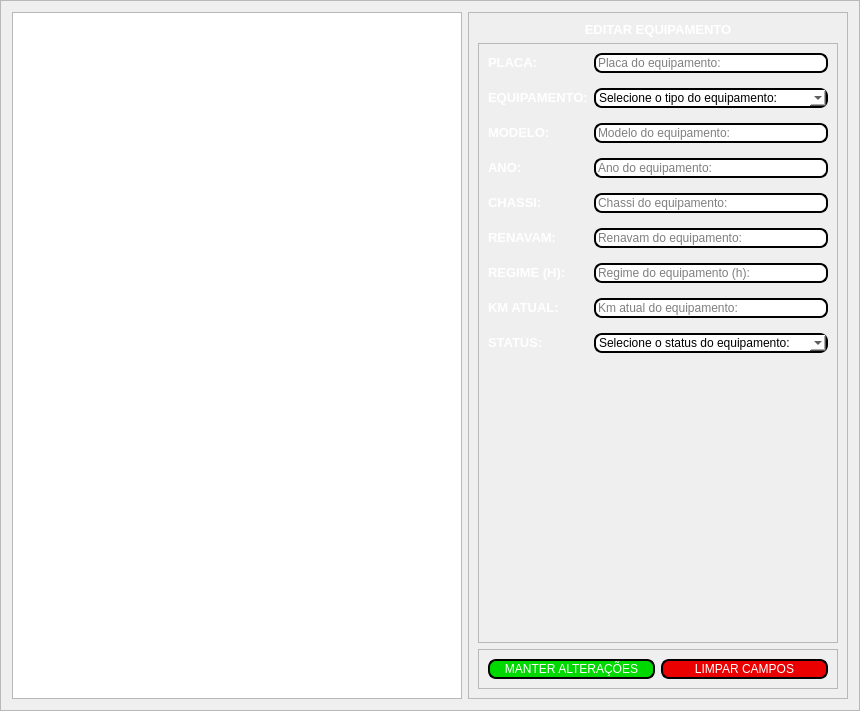
            <widget class="QFrame" name="frame_equipamento_info">
             <property name="minimumSize">
              <size>
               <width>0</width>
               <height>400</height>
              </size>
             </property>
             <property name="frameShape">
              <enum>QFrame::StyledPanel</enum>
             </property>
             <property name="frameShadow">
              <enum>QFrame::Raised</enum>
             </property>
             <layout class="QHBoxLayout" name="horizontalLayout_42">
              <item>
               <widget class="QTreeWidget" name="tree_equipamento_info">
                <property name="minimumSize">
                 <size>
                  <width>450</width>
                  <height>0</height>
                 </size>
                </property>
                <property name="font">
                 <font>
                  <pointsize>16</pointsize>
                 </font>
                </property>
                <property name="styleSheet">
                 <string notr="true">QTreeWidget::item{
	color: white;
}</string>
                </property>
                <property name="headerHidden">
                 <bool>true</bool>
                </property>
                <column>
                 <property name="text">
                  <string notr="true">1</string>
                 </property>
                </column>
               </widget>
              </item>
              <item>
               <widget class="QFrame" name="frame_equipamento_edit">
                <property name="minimumSize">
                 <size>
                  <width>380</width>
                  <height>0</height>
                 </size>
                </property>
                <property name="frameShape">
                 <enum>QFrame::StyledPanel</enum>
                </property>
                <property name="frameShadow">
                 <enum>QFrame::Raised</enum>
                </property>
                <layout class="QVBoxLayout" name="verticalLayout_18">
                 <item>
                  <widget class="QLabel" name="lbl_equipamento_edit_titulo">
                   <property name="text">
                    <string>&lt;html&gt;&lt;head/&gt;&lt;body&gt;&lt;p align=&quot;center&quot;&gt;&lt;span style=&quot; font-size:10pt; font-weight:600; color:#ffffff;&quot;&gt;EDITAR EQUIPAMENTO&lt;/span&gt;&lt;/p&gt;&lt;/body&gt;&lt;/html&gt;</string>
                   </property>
                  </widget>
                 </item>
                 <item>
                  <widget class="QFrame" name="frame_equipamentos_edit_info">
                   <property name="minimumSize">
                    <size>
                     <width>0</width>
                     <height>600</height>
                    </size>
                   </property>
                   <property name="frameShape">
                    <enum>QFrame::StyledPanel</enum>
                   </property>
                   <property name="frameShadow">
                    <enum>QFrame::Raised</enum>
                   </property>
                   <layout class="QFormLayout" name="formLayout_8">
                    <property name="verticalSpacing">
                     <number>15</number>
                    </property>
                    <item row="0" column="0">
                     <widget class="QLabel" name="lbl_equipamento_edit_placa">
                      <property name="text">
                       <string>&lt;html&gt;&lt;head/&gt;&lt;body&gt;&lt;p&gt;&lt;span style=&quot; font-size:10pt; font-weight:600; color:#ffffff;&quot;&gt;PLACA:&lt;/span&gt;&lt;/p&gt;&lt;/body&gt;&lt;/html&gt;</string>
                      </property>
                     </widget>
                    </item>
                    <item row="0" column="1">
                     <widget class="QLineEdit" name="edit_equipamento_edit_placa">
                      <property name="styleSheet">
                       <string notr="true">border-radius: 8px;
border:  2px solid black;
background-color: rgb(255, 255, 255);</string>
                      </property>
                      <property name="placeholderText">
                       <string>Placa do equipamento:</string>
                      </property>
                     </widget>
                    </item>
                    <item row="1" column="0">
                     <widget class="QLabel" name="lbl_equipamento_edit_equipamento">
                      <property name="text">
                       <string>&lt;html&gt;&lt;head/&gt;&lt;body&gt;&lt;p&gt;&lt;span style=&quot; font-size:10pt; font-weight:600; color:#ffffff;&quot;&gt;EQUIPAMENTO:&lt;/span&gt;&lt;/p&gt;&lt;/body&gt;&lt;/html&gt;</string>
                      </property>
                     </widget>
                    </item>
                    <item row="1" column="1">
                     <widget class="QComboBox" name="box_equipamento_edit_equipamento">
                      <property name="styleSheet">
                       <string notr="true">border-radius: 8px;
border:  2px solid black;
background-color: rgb(255, 255, 255);</string>
                      </property>
                      <item>
                       <property name="text">
                        <string>Selecione o tipo do equipamento:</string>
                       </property>
                      </item>
                      <item>
                       <property name="text">
                        <string>MUNCK</string>
                       </property>
                      </item>
                      <item>
                       <property name="text">
                        <string>CAVALO_MECANICO</string>
                       </property>
                      </item>
                      <item>
                       <property name="text">
                        <string>CAVALO_MUNCK</string>
                       </property>
                      </item>
                      <item>
                       <property name="text">
                        <string>GUINDASTE</string>
                       </property>
                      </item>
                      <item>
                       <property name="text">
                        <string>POLIGUINDASTE</string>
                       </property>
                      </item>
                      <item>
                       <property name="text">
                        <string>TANQUE</string>
                       </property>
                      </item>
                      <item>
                       <property name="text">
                        <string>VÁCUO</string>
                       </property>
                      </item>
                      <item>
                       <property name="text">
                        <string>PIPA</string>
                       </property>
                      </item>
                      <item>
                       <property name="text">
                        <string>CARRETA</string>
                       </property>
                      </item>
                      <item>
                       <property name="text">
                        <string>EMPILHADEIRA</string>
                       </property>
                      </item>
                      <item>
                       <property name="text">
                        <string>PA_CARREGADEIRA</string>
                       </property>
                      </item>
                      <item>
                       <property name="text">
                        <string>PTA</string>
                       </property>
                      </item>
                      <item>
                       <property name="text">
                        <string>VAN</string>
                       </property>
                      </item>
                      <item>
                       <property name="text">
                        <string>GOL</string>
                       </property>
                      </item>
                      <item>
                       <property name="text">
                        <string>SPIN</string>
                       </property>
                      </item>
                      <item>
                       <property name="text">
                        <string>MOBI</string>
                       </property>
                      </item>
                     </widget>
                    </item>
                    <item row="2" column="0">
                     <widget class="QLabel" name="lbl_equipamento_edit_modelo">
                      <property name="text">
                       <string>&lt;html&gt;&lt;head/&gt;&lt;body&gt;&lt;p&gt;&lt;span style=&quot; font-size:10pt; font-weight:600; color:#ffffff;&quot;&gt;MODELO:&lt;/span&gt;&lt;/p&gt;&lt;/body&gt;&lt;/html&gt;</string>
                      </property>
                     </widget>
                    </item>
                    <item row="2" column="1">
                     <widget class="QLineEdit" name="edit_equipamento_edit_modelo">
                      <property name="styleSheet">
                       <string notr="true">border-radius: 8px;
border:  2px solid black;
background-color: rgb(255, 255, 255);</string>
                      </property>
                      <property name="placeholderText">
                       <string>Modelo do equipamento:</string>
                      </property>
                     </widget>
                    </item>
                    <item row="3" column="0">
                     <widget class="QLabel" name="lbl_equipamento_edit_ano">
                      <property name="text">
                       <string>&lt;html&gt;&lt;head/&gt;&lt;body&gt;&lt;p&gt;&lt;span style=&quot; font-size:10pt; font-weight:600; color:#ffffff;&quot;&gt;ANO:&lt;/span&gt;&lt;/p&gt;&lt;/body&gt;&lt;/html&gt;</string>
                      </property>
                     </widget>
                    </item>
                    <item row="3" column="1">
                     <widget class="QLineEdit" name="edit_equipamento_edit_ano">
                      <property name="styleSheet">
                       <string notr="true">border-radius: 8px;
border:  2px solid black;
background-color: rgb(255, 255, 255);</string>
                      </property>
                      <property name="placeholderText">
                       <string>Ano do equipamento:</string>
                      </property>
                     </widget>
                    </item>
                    <item row="4" column="0">
                     <widget class="QLabel" name="lbl_equipamento_edit_chassi">
                      <property name="text">
                       <string>&lt;html&gt;&lt;head/&gt;&lt;body&gt;&lt;p&gt;&lt;span style=&quot; font-size:10pt; font-weight:600; color:#ffffff;&quot;&gt;CHASSI:&lt;/span&gt;&lt;/p&gt;&lt;/body&gt;&lt;/html&gt;</string>
                      </property>
                     </widget>
                    </item>
                    <item row="4" column="1">
                     <widget class="QLineEdit" name="edit_equipamento_edit_chassi">
                      <property name="styleSheet">
                       <string notr="true">border-radius: 8px;
border:  2px solid black;
background-color: rgb(255, 255, 255);</string>
                      </property>
                      <property name="placeholderText">
                       <string>Chassi do equipamento:</string>
                      </property>
                     </widget>
                    </item>
                    <item row="5" column="0">
                     <widget class="QLabel" name="lbl_equipamento_edit_renavam">
                      <property name="text">
                       <string>&lt;html&gt;&lt;head/&gt;&lt;body&gt;&lt;p&gt;&lt;span style=&quot; font-size:10pt; font-weight:600; color:#ffffff;&quot;&gt;RENAVAM:&lt;/span&gt;&lt;/p&gt;&lt;/body&gt;&lt;/html&gt;</string>
                      </property>
                     </widget>
                    </item>
                    <item row="5" column="1">
                     <widget class="QLineEdit" name="edit_equipamento_edit_renavam">
                      <property name="styleSheet">
                       <string notr="true">border-radius: 8px;
border:  2px solid black;
background-color: rgb(255, 255, 255);</string>
                      </property>
                      <property name="placeholderText">
                       <string>Renavam do equipamento:</string>
                      </property>
                     </widget>
                    </item>
                    <item row="6" column="0">
                     <widget class="QLabel" name="lbl_equipamento_edit_regime">
                      <property name="text">
                       <string>&lt;html&gt;&lt;head/&gt;&lt;body&gt;&lt;p&gt;&lt;span style=&quot; font-size:10pt; font-weight:600; color:#ffffff;&quot;&gt;REGIME (H):&lt;/span&gt;&lt;/p&gt;&lt;/body&gt;&lt;/html&gt;</string>
                      </property>
                     </widget>
                    </item>
                    <item row="6" column="1">
                     <widget class="QLineEdit" name="edit_equipamento_edit_regime">
                      <property name="styleSheet">
                       <string notr="true">border-radius: 8px;
border:  2px solid black;
background-color: rgb(255, 255, 255);</string>
                      </property>
                      <property name="placeholderText">
                       <string>Regime do equipamento (h):</string>
                      </property>
                     </widget>
                    </item>
                    <item row="7" column="0">
                     <widget class="QLabel" name="lbl_equipamento_edit_km_atual">
                      <property name="text">
                       <string>&lt;html&gt;&lt;head/&gt;&lt;body&gt;&lt;p&gt;&lt;span style=&quot; font-size:10pt; font-weight:600; color:#ffffff;&quot;&gt;KM ATUAL:&lt;/span&gt;&lt;/p&gt;&lt;/body&gt;&lt;/html&gt;</string>
                      </property>
                     </widget>
                    </item>
                    <item row="7" column="1">
                     <widget class="QLineEdit" name="edit_equipamento_edit_km_atual">
                      <property name="styleSheet">
                       <string notr="true">border-radius: 8px;
border:  2px solid black;
background-color: rgb(255, 255, 255);</string>
                      </property>
                      <property name="placeholderText">
                       <string>Km atual do equipamento:</string>
                      </property>
                     </widget>
                    </item>
                    <item row="8" column="0">
                     <widget class="QLabel" name="lbl_equipamento_edit_status">
                      <property name="text">
                       <string>&lt;html&gt;&lt;head/&gt;&lt;body&gt;&lt;p&gt;&lt;span style=&quot; font-size:10pt; font-weight:600; color:#ffffff;&quot;&gt;STATUS:&lt;/span&gt;&lt;/p&gt;&lt;/body&gt;&lt;/html&gt;</string>
                      </property>
                     </widget>
                    </item>
                    <item row="8" column="1">
                     <widget class="QComboBox" name="box_equipamento_edit_status">
                      <property name="styleSheet">
                       <string notr="true">border-radius: 8px;
border:  2px solid black;
background-color: rgb(255, 255, 255);</string>
                      </property>
                      <item>
                       <property name="text">
                        <string>Selecione o status do equipamento:</string>
                       </property>
                      </item>
                      <item>
                       <property name="text">
                        <string>EM_OPERACAO</string>
                       </property>
                      </item>
                      <item>
                       <property name="text">
                        <string>FORA_DE_OPERACAO</string>
                       </property>
                      </item>
                      <item>
                       <property name="text">
                        <string>EM_MANUTENÇÃO</string>
                       </property>
                      </item>
                     </widget>
                    </item>
                   </layout>
                  </widget>
                 </item>
                 <item>
                  <widget class="QFrame" name="frame_equipamento_edit_action">
                   <property name="frameShape">
                    <enum>QFrame::StyledPanel</enum>
                   </property>
                   <property name="frameShadow">
                    <enum>QFrame::Raised</enum>
                   </property>
                   <layout class="QHBoxLayout" name="horizontalLayout_44">
                    <item>
                     <widget class="QPushButton" name="btn_equipamento_edit_salvar">
                      <property name="minimumSize">
                       <size>
                        <width>0</width>
                        <height>20</height>
                       </size>
                      </property>
                      <property name="styleSheet">
                       <string notr="true">color: rgb(255, 255, 255);
border-radius: 8px;
border: 2px solid black;
background-color: rgb(0, 217, 0);</string>
                      </property>
                      <property name="text">
                       <string>MANTER ALTERAÇÕES</string>
                      </property>
                     </widget>
                    </item>
                    <item>
                     <widget class="QPushButton" name="btn_equipamento_edit_limpar">
                      <property name="minimumSize">
                       <size>
                        <width>0</width>
                        <height>20</height>
                       </size>
                      </property>
                      <property name="styleSheet">
                       <string notr="true">color: rgb(255, 255, 255);
border-radius: 8px;
border: 2px solid black;
background-color: rgb(234, 0, 0);</string>
                      </property>
                      <property name="text">
                       <string>LIMPAR CAMPOS</string>
                      </property>
                     </widget>
                    </item>
                   </layout>
                  </widget>
                 </item>
                </layout>
               </widget>
              </item>
             </layout>
            </widget>
